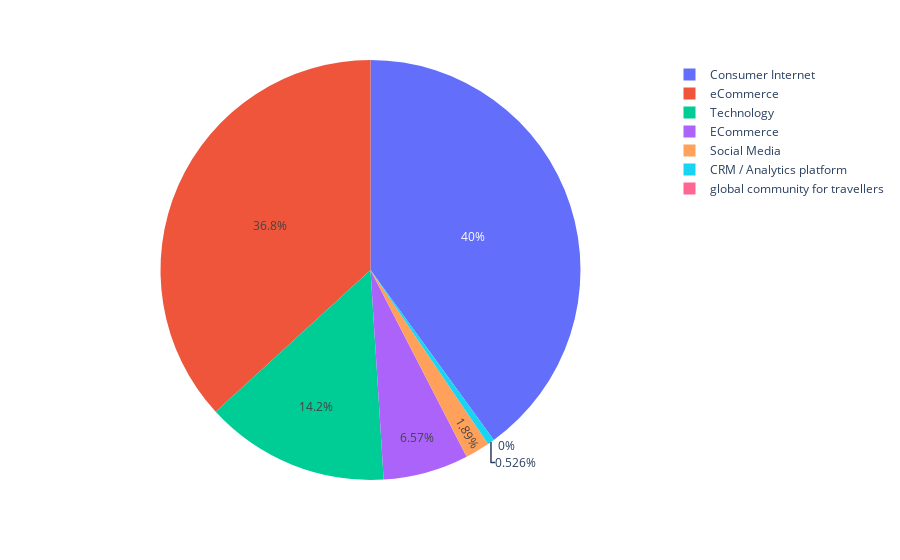

The notebook cell this image was saved under:
### Code cell
fig = px.pie(df, values='amount', names='vertical')
fig.show()

### Figure 1 — Plotly figure (JSON) as saved in the notebook; plotly's stock layout.template omitted (floating-point values rounded to 4 significant figures)
{"data": [{"domain": {"x": [0, 1], "y": [0, 1]}, "hovertemplate": "vertical=%{label}<br>amount=%{value}<extra></extra>", "labels": ["CRM / Analytics platform", "Consumer Internet", "ECommerce", "Social Media", "Technology", "eCommerce", "global community for travellers"], "legendgroup": "", "name": "", "showlegend": true, "type": "pie", "values": [8.284, 630.4, 103.5, 29.75, 223.7, 579.9, 0]}], "layout": {"legend": {"tracegroupgap": 0}, "margin": {"t": 60}}}
